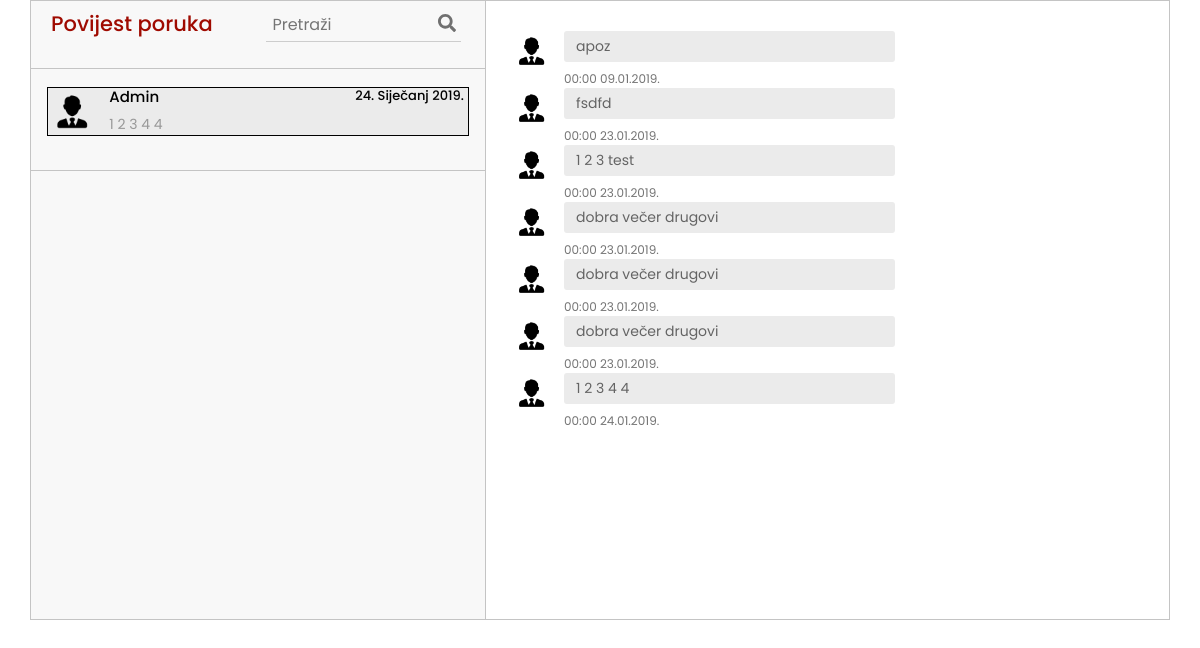
/admin_history.php (signed in), run on an earlier commit of the app's database.
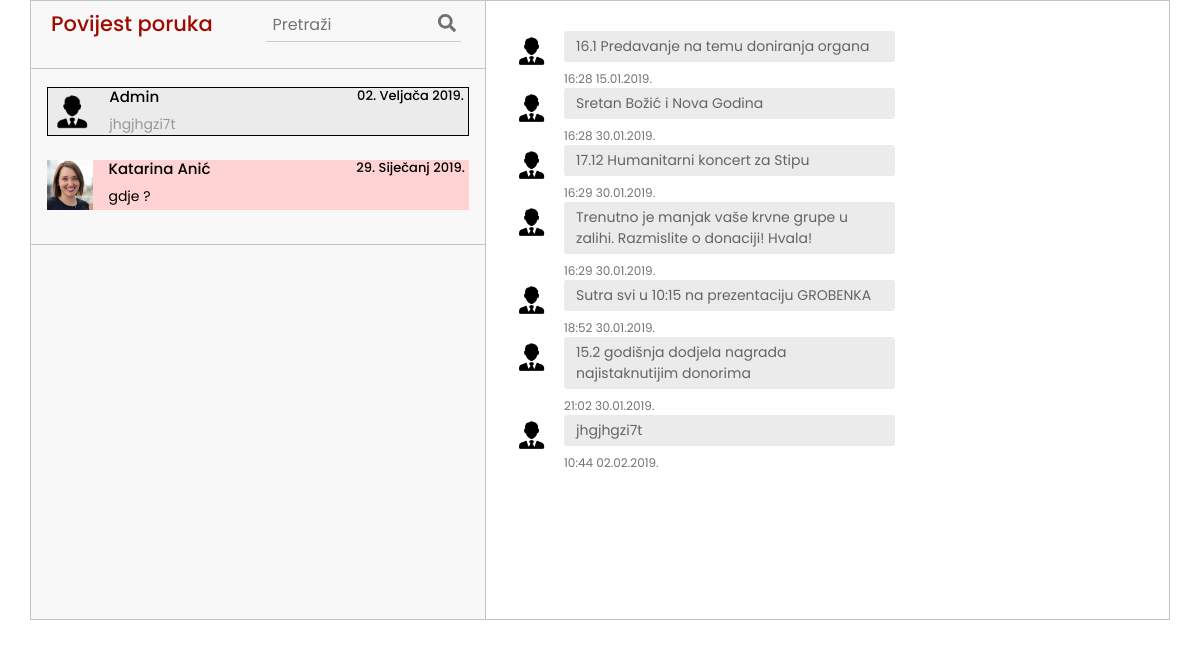
And on a later commit of the database.
### tables this page shows
CREATE TABLE `obavijesti` (
  `id_obavijesti` int(11) NOT NULL,
  `OIBdonora` double NOT NULL,
  `ID_posiljatelja` double UNSIGNED NOT NULL,
  `tekst_obav` varchar(1000) NOT NULL,
  `datum_obav` datetime NOT NULL,
  `procitano` int(11) NOT NULL
);

CREATE TABLE `donor` (
  `OIB_donora` double UNSIGNED NOT NULL,
  `krvna_grupa_don` varchar(100) NOT NULL,
  `ime_prezime_donora` varchar(45) NOT NULL,
  `datum_rodenja` date NOT NULL,
  `prebivaliste` varchar(45) NOT NULL,
  `postanski_broj` int(10) UNSIGNED NOT NULL,
  `broj_mobitela` int(10) UNSIGNED NOT NULL,
  `mail_donora` varchar(45) DEFAULT NULL,
  `spol` varchar(2) NOT NULL,
  `adresa_donora` varchar(45) DEFAULT NULL,
  `username` varchar(100) NOT NULL,
  `password` varchar(10) DEFAULT NULL,
  `br_donacija` int(11) DEFAULT NULL,
  `image` varchar(300) NOT NULL
);

### admin_history.php (the view, shortened to what this page needs)
<?php
require_once "dbconnect.php";
mysqli_set_charset($conn,"utf8");
echo '
<html>
<head>
    <meta charset="utf-8">
    <meta name="viewport" content="width=device-width, initial-scale=1">
    <title>BloodBank</title>
    <link rel="stylesheet" href="https://maxcdn.bootstrapcdn.com/bootstrap/4.0.0/css/bootstrap.min.css">
    <script src="https://ajax.googleapis.com/ajax/libs/jquery/3.3.1/jquery.min.js"></script>
    <script src="https://cdnjs.cloudflare.com/ajax/libs/popper.js/1.12.9/umd/popper.min.js"></script>
    <script src="https://use.fontawesome.com/releases/v5.0.8/js/all.js"></script>
    <link href="style.css" rel="stylesheet">
    <link href="donorstyle.css" rel="stylesheet">
    <script src="//maxcdn.bootstrapcdn.com/bootstrap/4.1.1/js/bootstrap.min.js"></script>
    <script src="//cdnjs.cloudflare.com/ajax/libs/jquery/3.2.1/jquery.min.js"></script>
    <link href="https://cdnjs.cloudflare.com/ajax/libs/font-awesome/4.7.0/css/font-awesome.css" type="text/css" rel="stylesheet">
    <link href="tmp.css" rel="stylesheet">
</head>
</head>
<body>';
$OIB = $_SESSION['id'];
$sql_korisnici = "SELECT * from obavijesti where OIBdonora ='$OIB' and ID_posiljatelja!='1' group by ID_posiljatelja order by datum_obav";
$run_korisnici = mysqli_query($conn, $sql_korisnici);
$result_korisnici = $run_korisnici or die ("Failed to query database". mysqli_error($conn));
$sql_zadnja_admin = "SELECT * from obavijesti WHERE OIBdonora='$OIB' and ID_posiljatelja ='1' order by datum_obav DESC LIMIT 1";
$run_zadnja_admin = mysqli_query($conn, $sql_zadnja_admin);
$result_zadnja_admin =  $run_zadnja_admin or die ("Failed to query database". mysqli_error($conn));
$row_zadnja_admin = mysqli_fetch_array($result_zadnja_admin);
if(mysqli_num_rows($result_zadnja_admin) == 0){
    $zadnji_datum_admin = "";
    $zadnja_poruka_admin = "Trenutno nema poruka";
    $stanje_admin = "1";
}
else{
    $zadnji_datum_admin = $row_zadnja_admin['datum_obav'];
    $zadnja_poruka_admin = $row_zadnja_admin['tekst_obav'];
}
$d = $zadnji_datum_admin;
$day = date("d", strtotime($d));
$month = date("m", strtotime($d));
$year = date("Y", strtotime($d));
if($month == 1) $mjesec = "Siječanj";
if($month == 2) $mjesec = "Veljača";
echo '
<div class="container" id="sve" onload="myFunction();">
<div class="messaging">
      <div class="inbox_msg">
        <div class="inbox_people">
          <div class="headind_srch">
            <div class="recent_heading">
              <h4 style="color:#9F0A00;">Povijest poruka</h4>
            </div>
            <div class="srch_bar">
              <div class="stylish-input-group">
                <form action="user_search.php" method="POST">
                    <input type="text" class="search-bar" name="search_uvjet"  placeholder="Pretraži" >
                    <span class="input-group-addon">
                    <button type="button"> <i class="fa fa-search" aria-hidden="true"></i> </button>
                </form>
                </span> </div>
            </div>
          </div>
          <div class="inbox_chat">
            <div class="chat_list">
                <a href="admin_history.php">
                <div style="border-style:solid; border-color:black; border-width: thin; background:#ebebeb;" class="chat_people">
                    <div class="chat_img"> <img src="donori/admin.png"> </div>
                    <div class="chat_ib">
                      <h5>Admin <span class="chat_date">'.$day.'. '.$mjesec.' '.$year.'.</h5>
                      <p>'.$zadnja_poruka_admin.'</p>
                    </div>
                </div>
                </a><br>';
while($row = mysqli_fetch_array($result_korisnici)){
    $OIB_prijatelja = $row['ID_posiljatelja'];
    $prijatelj = "SELECT * from donor where OIB_donora = '$OIB_prijatelja'";
    $run_prijatelj = mysqli_query($conn, $prijatelj);
    $result2 = $run_prijatelj or die ("Failed to query database". mysqli_error($conn));
    $row_prijatelj = mysqli_fetch_array($result2);
    $username_prijatelja = $row_prijatelj['username'];
    $sql_zadnja = "SELECT * from obavijesti WHERE (OIBdonora = '$OIB' AND ID_posiljatelja = '$OIB_prijatelja') OR (OIBdonora = '$OIB_prijatelja' AND ID_posiljatelja ='$OIB') order by datum_obav DESC LIMIT 1";
    $run_zadnja = mysqli_query($conn, $sql_zadnja);
    $result_zadnja = $run_zadnja or die ("Failed to query database". mysqli_error($conn));
    $row_zadnja = mysqli_fetch_array($result_zadnja);
    $stanje = $row_zadnja['procitano'];
    $d = $row_zadnja['datum_obav'];
    $day = date("d", strtotime($d));
    $month = date("m", strtotime($d));
    $year = date("Y", strtotime($d));
    if($month == 1) $mjesec = "Siječanj";
    if($stanje == 0) {
            echo '
            <a class="a" href="user_history.php?username='.urlencode($username_prijatelja).'">
                <div style="background-color:#FFD3D3" class="chat_people">
                    <div class="chat_img"> <img style="width:50px; height:50px; object-fit:cover;" src="donori/'.$row_prijatelj['image'].'"> </div>
                    <div class="chat_ib">
                      <h5>'.$row_prijatelj['ime_prezime_donora'].'<span class="chat_date">'.$day.'. '.$mjesec.' '.$year.'.</span></h5>
                      <p style="color:black;">'.$row_zadnja['tekst_obav'].'</p>
                    </div>
                </div>
            </a><br>';
        }
    }
echo'           </div>
            </div>
        </div>
        <div class="mesgs">
            <div class="msg_history">';
                    $sql_admin = "SELECT * from obavijesti where OIBdonora = '$OIB' AND ID_posiljatelja = '1'";
                    $run_admin = mysqli_query($conn, $sql_admin);
                    $result_admin = $run_admin or die ("Failed to query database". mysqli_error($conn));
                    echo '<div class="profile-content">';
                    while($row_admin = mysqli_fetch_array($result_admin)){
                        $dat = $row_admin['datum_obav'];
                        $hour = date("H", strtotime($dat));
                        $min = date("i", strtotime($dat));
                        $day = date("d", strtotime($dat));
                        $month = date("m", strtotime($dat));
                        $year = date("Y", strtotime($dat));
                        echo '<div class="incoming_msg">
                                <div class="incoming_msg_img"> <img src="donori/admin.png" alt="sunil"> </div>
                                    <div class="received_msg">
                                    <div class="received_withd_msg">
                                    <p>'.$row_admin['tekst_obav'].'</p>
                                    <span class="time_date"> '.$hour.':'.$min.' '.$day.'.'.$month.'.'.$year.'.</span></div>
                                </div>
                            </div>
                            ';
                    }
            echo'</div>
         </div>
    </div>';
?>

### style.css (style rules this page uses)
html, body { height: 100%; width: 100%; font-family: 'Poppins', sans-serif; color: #222; }

### tmp.css (style rules this page uses)
.container { max-width:1170px; margin:auto; }
img { max-width:100%; }
.inbox_people { background: #f8f8f8 none repeat scroll 0 0; float: left; overflow: hidden; width: 40%; border-right:1px solid #c4c4c4; }
.inbox_msg { border: 1px solid #c4c4c4; clear: both; overflow: hidden; }
.recent_heading { float: left; width:40%; }
.srch_bar { display: inline-block; text-align: right; width: 60%; padding: }
.headind_srch { padding:10px 29px 10px 20px; overflow:hidden; border-bottom:1px solid #c4c4c4; }
.recent_heading h4 { color: #9F0A00; font-size: 21px; margin: auto; }
.srch_bar input { border:1px solid #cdcdcd; border-width:0 0 1px 0; width:80%; padding:2px 0 4px 6px; background:none; }
.srch_bar .input-group-addon button { background: rgba(0, 0, 0, 0) none repeat scroll 0 0; border: medium none; padding: 0; color: #707070; font-size: 18px; }
.srch_bar .input-group-addon { margin: 0 0 0 -27px; }
.chat_ib h5 { font-size:15px; color:black; margin:0 0 8px 0; }
.chat_ib h5 span { font-size:13px; float:right; }
.chat_ib p { font-size:14px; color:#989898; margin:auto }
.chat_img { float: left; width: 11%; }
.chat_ib { float: left; padding: 0 0 0 15px; width: 88%; }
.chat_people { overflow:hidden; clear:both; }
.chat_list { border-bottom: 1px solid #c4c4c4; margin: 0; padding: 18px 16px 10px; }
.inbox_chat { height: 550px; overflow-y: scroll; }
.incoming_msg_img { display: inline-block; width: 6%; }
.received_msg { display: inline-block; padding: 0 0 0 10px; vertical-align: top; width: 92%; }
.received_withd_msg p { background: #ebebeb none repeat scroll 0 0; border-radius: 3px; color: #646464; font-size: 14px; margin: 0; padding: 5px 10px 5px 12px; width: 100%; }
.time_date { color: #747474; display: block; font-size: 12px; margin: 8px 0 0; }
.received_withd_msg { width: 57%; }
.mesgs { float: left; padding: 30px 15px 0 25px; width: 60%; }
.messaging { padding: 0 0 50px 0; }
.msg_history { height: 516px; overflow-y: auto; }

What changed in the data, as far as the page shows it:
removed obavijesti: datum_obav "24", datum_obav "Siječanj", datum_obav "2019", tekst_obav "1 2 3 4 4", datum_obav "00", datum_obav "01", shown under "Admin 24. Siječanj 2019."
removed obavijesti: tekst_obav "apoz", datum_obav "00", datum_obav "09", datum_obav "01", datum_obav "2019", shown under "Admin 24. Siječanj 2019."
removed obavijesti: tekst_obav "fsdfd", datum_obav "00", datum_obav "23", datum_obav "01", datum_obav "2019", shown under "Admin 24. Siječanj 2019."
removed obavijesti: tekst_obav "1 2 3 test", datum_obav "00", datum_obav "23", datum_obav "01", datum_obav "2019", shown under "Admin 24. Siječanj 2019."
removed obavijesti: tekst_obav "dobra večer drugovi", datum_obav "00", datum_obav "23", datum_obav "01", datum_obav "2019", shown under "Admin 24. Siječanj 2019."
removed obavijesti: tekst_obav "dobra večer drugovi", datum_obav "00", datum_obav "23", datum_obav "01", datum_obav "2019", shown under "Admin 24. Siječanj 2019."
removed obavijesti: tekst_obav "dobra večer drugovi", datum_obav "00", datum_obav "23", datum_obav "01", datum_obav "2019", shown under "Admin 24. Siječanj 2019."
added obavijesti: datum_obav "02", datum_obav "Veljača", datum_obav "2019", tekst_obav "jhgjhgzi7t", datum_obav "10", datum_obav "44"
added obavijesti: donor.image (picture), donor.ime_prezime_donora "Katarina Anić", obavijesti.datum_obav "29", obavijesti.datum_obav "Siječanj", obavijesti.datum_obav "2019", obavijesti.tekst_obav "gdje ?", shown under "Admin 02. Veljača 2019."
added obavijesti: tekst_obav "16.1 Predavanje na temu doniranja organa", datum_obav "16", datum_obav "28", datum_obav "15", datum_obav "01", datum_obav "2019"
added obavijesti: tekst_obav "Sretan Božić i Nova Godina", datum_obav "16", datum_obav "28", datum_obav "30", datum_obav "01", datum_obav "2019"
added obavijesti: tekst_obav "17.12 Humanitarni koncert za Stipu", datum_obav "16", datum_obav "29", datum_obav "30", datum_obav "01", datum_obav "2019"
added obavijesti: tekst_obav "Trenutno je manjak vaše krvne grupe u zalihi. Razmislite o donaciji! Hvala!", datum_obav "16", datum_obav "29", datum_obav "30", datum_obav "01", datum_obav "2019"
added obavijesti: tekst_obav "Sutra svi u 10:15 na prezentaciju GROBENKA", datum_obav "18", datum_obav "52", datum_obav "30", datum_obav "01", datum_obav "2019"
added obavijesti: tekst_obav "15.2 godišnja dodjela nagrada najistaknutijim donorima", datum_obav "21", datum_obav "02", datum_obav "30", datum_obav "01", datum_obav "2019"
